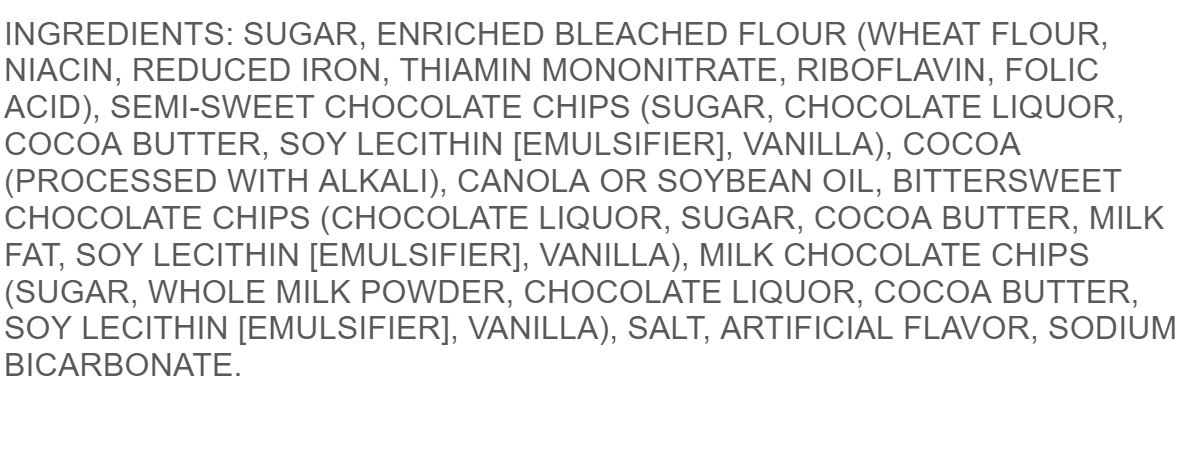
#> input picture brownine_mix2.PNG, 1198 x 470 px, found by its file name
$ python OCRfunc.py ../brownine_mix2.PNG
#> lines starting #> are read from the running program, lines starting #| are printed output that depends on the picture; after the words box and inside, x2 and y2 are one past the last pixel; in counts of white or black regions, pixels touching at a corner belong together
import json
import cv2
# ^ Must be installed via pip
import os
import re
# ^ Should be there by default idk why it didnt work
import pytesseract
import requests
# ^ Another pip install
from PIL import Image
import numpy as np
# ^for deskewing
import sys

import numpy as np
from PIL import Image

# [16 lines left out: function deskew_image, not called in this run]


# testing deskewing
# deskewed_image = deskew_image(r"tip377.png")
# deskewed_image = Image.fromarray(deskewed_image)
# deskewed_image.save(r"straight-4.png")

# Take in a png and convert it to text, make preprocessing its own function
def optimize_image_for_ocr(image_path, lang='eng', image_dpi=300, image_format='png', whitelist = None, blacklist = None):

    # Load the image
#> called with lang = 'eng', image_dpi = 300, image_format = 'png'
    img = cv2.imread(image_path)
#> img is the input picture: shape (470, 1198, 3); min 89, max 255, mean 235.3

    # Preprocess the image
    img = cv2.cvtColor(img, cv2.COLOR_BGR2GRAY)
#> img: shape (470, 1198)
    img = cv2.medianBlur(img, 1)
    img = cv2.threshold(img, 0, 255, cv2.THRESH_BINARY + cv2.THRESH_OTSU)[1]
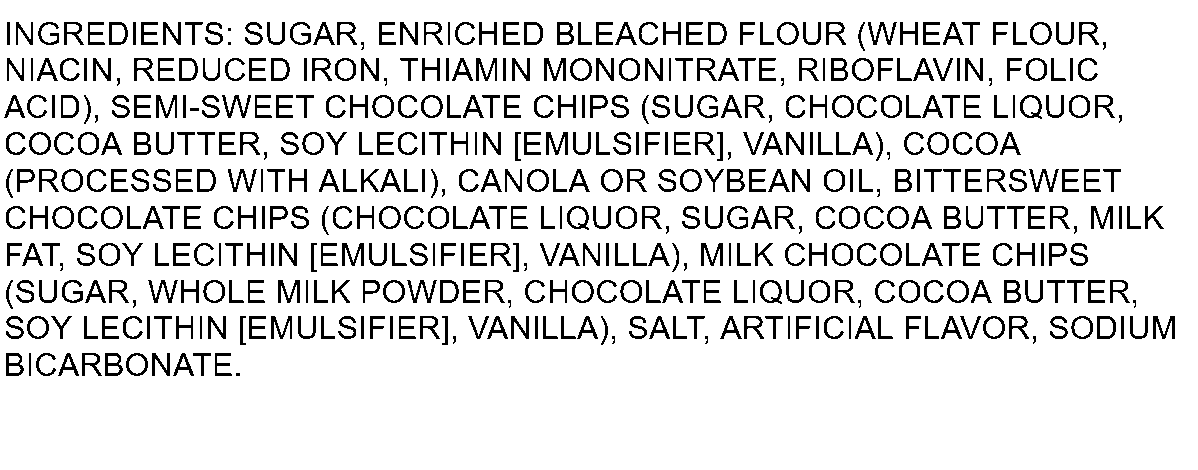
#> img: shape (470, 1198); 87.7% white; 493 black regions (31 under 20 px), largest, box (x1, y1, x2, y2) and area: (544, 58, 566, 81) 249, (546, 132, 568, 155) 249, (278, 280, 300, 303) 249

    # Save the preprocessed image
    preprocessed_image_path = f"{image_path}_preprocessed.{image_format}"
    # preprocessed_image_path = f"_preprocessed.{image_format}"
    cv2.imwrite(preprocessed_image_path, img)


    # Load the preprocessed image using PIL
    pil_image = Image.open(preprocessed_image_path)

    # Set the image DPI
    pil_image = pil_image.resize((pil_image.width * image_dpi // 72, pil_image.height * image_dpi // 72))
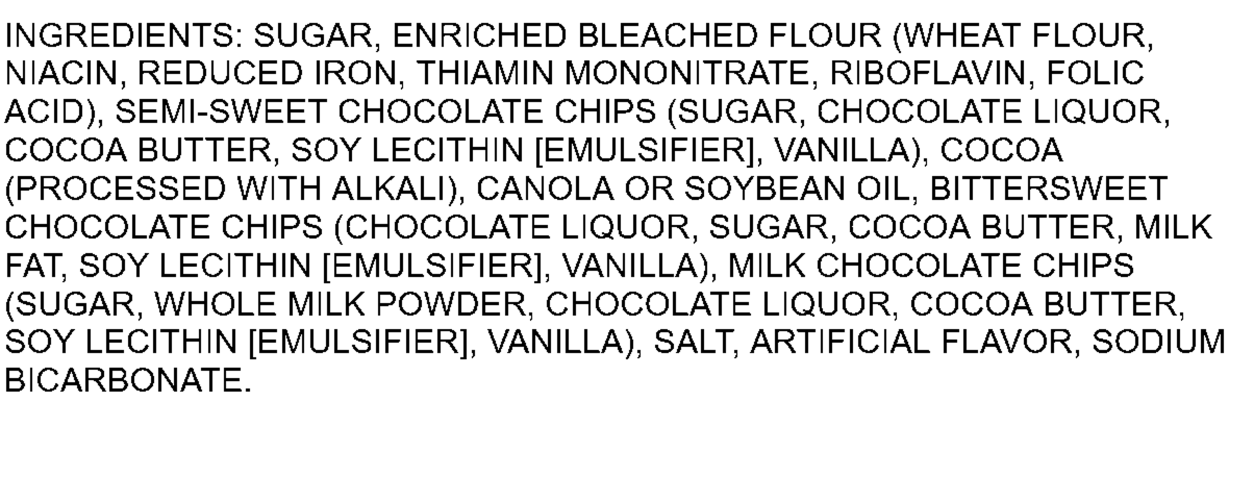
#> pil_image: PIL image 4991x1958 L (shown at 1/4 size); min 0, max 255, mean 223.6

    # Specify the language of the text
    pytesseract.pytesseract.tesseract_cmd = r'/usr/bin/tesseract'

    # Specify whitelist + blacklist
    if whitelist is not None:
        whitelist_option = f"tessedit_char_whitelist={whitelist}"
    else:
        whitelist_option = ''

    if blacklist is not None:
        blacklist_option = f"tessedit_char_blacklist={blacklist}"
    else:
        blacklist_option = ''

    custom_config = f'-l {lang} --dpi {image_dpi} {whitelist_option} {blacklist_option}'

    # Extract text from the image
#> (the run stopped early here; a loop or call above may not have finished)

$ run again, on ingredients2.png
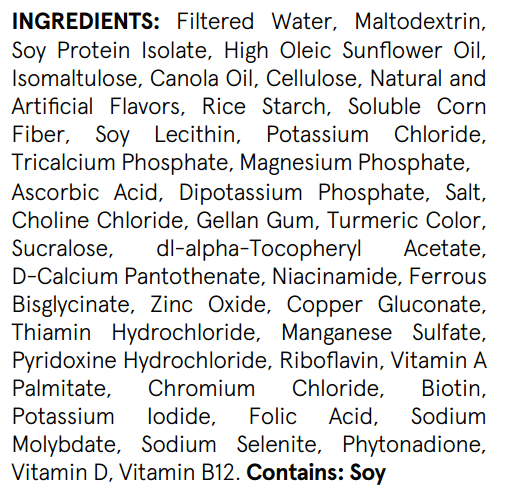
#> input picture ingredients2.png, 505 x 502 px, found by its file name
#> in optimize_image_for_ocr, img is the input picture: shape (502, 505, 3); mean B, G, R 225.7, 225.8, 225.7
#> in optimize_image_for_ocr, `img = cv2.threshold(img, 0, 255, cv2.THRESH_BINARY + cv2.THRESH_OTSU)[1]`:
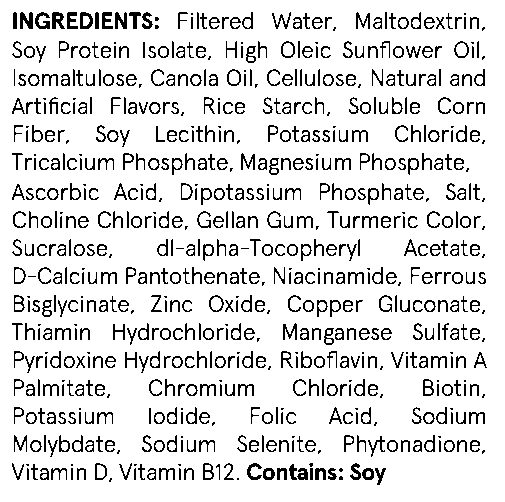
#> img: shape (502, 505); 87% white; black in thin lines or dots, all inside (x1, y1, x2, y2) = (12, 12, 487, 485)
#> in optimize_image_for_ocr, `pil_image = pil_image.resize((pil_image.width * image_dpi // 72, pil_i..`:
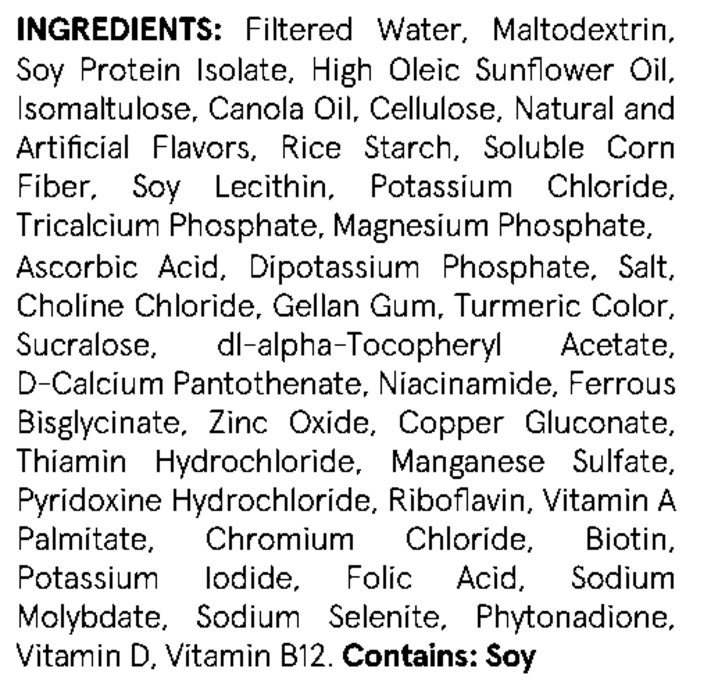
#> pil_image: PIL image 2104x2091 L (shown at 1/3 size); min 0, max 255, mean 221.5
